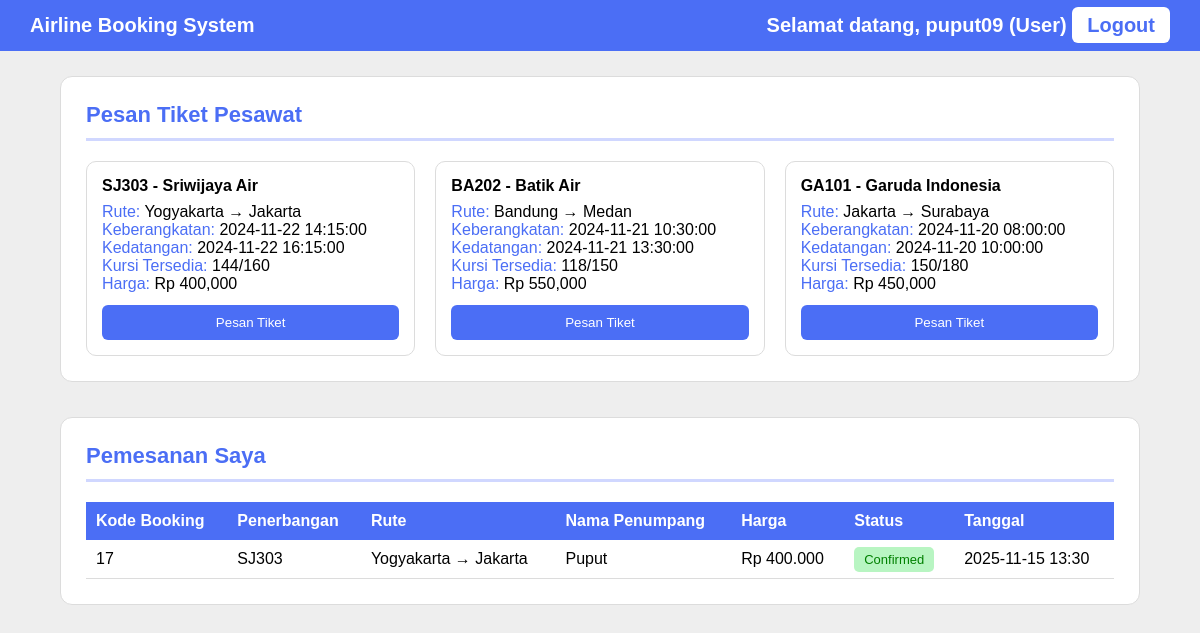
The page /airline/dashboard.php (signed in) on the database its author committed.
### tables this page shows
CREATE TABLE `flights` (
  `id` int(11) NOT NULL,
  `flight_code` varchar(20) DEFAULT NULL,
  `origin` varchar(50) DEFAULT NULL,
  `destination` varchar(50) DEFAULT NULL,
  `depart_datetime` datetime DEFAULT NULL,
  `arrive_datetime` datetime DEFAULT NULL,
  `price` int(11) DEFAULT 0,
  `status` enum('Scheduled','Completed','Cancelled') DEFAULT 'Scheduled',
  `seats_total` int(11) DEFAULT 180,
  `seats_available` int(11) DEFAULT 180,
  `airline` varchar(100) NOT NULL,
  `airline_name` varchar(100) DEFAULT NULL
);

CREATE TABLE `bookings` (
  `id` int(11) NOT NULL,
  `user_id` int(11) NOT NULL,
  `flight_id` int(11) NOT NULL,
  `passenger_name` varchar(100) DEFAULT NULL,
  `passenger_id` varchar(50) DEFAULT NULL,
  `booked_at` timestamp NOT NULL DEFAULT current_timestamp(),
  `nama_penumpang` varchar(100) DEFAULT NULL,
  `idcard` varchar(100) DEFAULT NULL,
  `deleted` tinyint(1) NOT NULL DEFAULT 0,
  `kode_booking` varchar(50) DEFAULT NULL
);

### airline/dashboard.php (the view, shortened to what this page needs)
<?php
include "connection.php";
$uid = $_SESSION['user']['id'];
?>
<!DOCTYPE html>
<html>
<head>
</head>
<body>
<div class="navbar">
    Airline Booking System
    <div>
        Selamat datang, <?= $_SESSION['user']['username'] ?> (User)
        <a class="logout-btn" href="logout.php">Logout</a>
    </div>
</div>
<div class="container">
    <div class="section-box">
        <div class="title">Pesan Tiket Pesawat</div>
        <div class="divider"></div>
        <div class="flight-flex">
            <?php
            $q = $koneksi->query("SELECT * FROM flights");
            while($f = $q->fetch_assoc()):
            ?>
            <div class="flight-card">
                <div class="flight-title"><?= $f['flight_code'] ?> - <?= $f['airline_name'] ?></div>
                <div><span class="blue-text">Rute:</span> <?= $f['origin'] ?> → <?= $f['destination'] ?></div>
                <div><span class="blue-text">Keberangkatan:</span> <?= $f['depart_datetime'] ?></div>
                <div><span class="blue-text">Kedatangan:</span> <?= $f['arrive_datetime'] ?></div>
                <div><span class="blue-text">Kursi Tersedia:</span> <?= $f['seats_available'] ?>/<?= $f['seats_total'] ?></div>
                <div><span class="blue-text">Harga:</span> Rp <?= number_format($f['price']) ?></div>
                <a href="booking/book_ticket.php?id=<?= $f['id'] ?>">
                    <button class="btn-blue">Pesan Tiket</button>
                </a>
            </div>
            <?php endwhile; ?>
        </div>
    </div>
<div class="section-box">
    <div class="title">Pemesanan Saya</div>
    <div class="divider"></div>
    <table>
        <tr>
            <th>Kode Booking</th>
            <th>Penerbangan</th>
            <th>Rute</th>
            <th>Nama Penumpang</th>
            <th>Harga</th>
            <th>Status</th>
            <th>Tanggal</th>
        </tr>
        <?php
        $book = $koneksi->query("
            SELECT
                b.*,
                f.flight_code,
                f.origin,
                f.destination,
                f.price AS harga
            FROM bookings b
            JOIN flights f ON f.id = b.flight_id
            WHERE b.user_id = $uid
            ORDER BY b.id DESC
        ");
        while ($b = $book->fetch_assoc()):
        ?>
        <tr>
            <td><?= $b['id'] ?></td>
            <td><?= $b['flight_code'] ?></td>
            <td><?= $b['origin'] ?> → <?= $b['destination'] ?></td>
            <td><?= $b['nama_penumpang'] ?></td>
            <td>Rp <?= number_format($b['harga'], 0, ',', '.') ?></td>
            <td><span class="status">Confirmed</span></td>
            <td><?= $b['tanggal'] ?? date('Y-m-d H:i') ?></td>
        </tr>
        <?php endwhile; ?>
    </table>
</div>
</div>
</body>
</html>

### airline/dashboard.php (style rules this page uses)
body { margin:0; font-family: Arial; background:#eeeeee; }
.navbar { background:#4b6ef5; padding:14px 30px; color:white; font-size:20px; display:flex; justify-content:space-between; align-items:center; font-weight:bold; }
.logout-btn { background:white; padding:7px 15px; border-radius:6px; text-decoration:none; color:#4b6ef5; font-weight:bold; }
.container { width:90%; max-width:1200px; margin:25px auto; }
.section-box { background:white; padding:25px; border-radius:12px; border:1px solid #dcdcdc; margin-bottom:35px; }
.title { font-size:22px; font-weight:bold; color:#4b6ef5; margin-bottom:10px; }
.divider { width:100%; height:3px; background:#d0d7ff; margin-bottom:20px; }
.flight-flex { display:flex; gap:20px; justify-content:space-between; }
.flight-card { flex:1; background:white; border:1px solid #dcdcdc; border-radius:10px; padding:15px; }
.flight-title { font-size:16px; font-weight:bold; margin-bottom:8px; }
.blue-text { color:#4b6ef5; }
.btn-blue { width:100%; background:#4b6ef5; color:white; border:none; padding:10px 0; border-radius:6px; cursor:pointer; margin-top:12px; }
table { width:100%; border-collapse: collapse; }
th { background:#4b6ef5; color:white; padding:10px; text-align:left; }
td { padding:10px; border-bottom:1px solid #dcdcdc; background:white; }
.status { background:#b8f5c2; color:green; padding:5px 10px; border-radius:5px; font-size:13px; }

### rows shown on the page
flights: flight_code "SJ303", airline_name "Sriwijaya Air", origin "Yogyakarta", destination "Jakarta", depart_datetime "2024-11-22 14:15:00", arrive_datetime "2024-11-22 16:15:00", seats_available "144", seats_total "160", price "400,000"
flights: flight_code "BA202", airline_name "Batik Air", origin "Bandung", destination "Medan", depart_datetime "2024-11-21 10:30:00", arrive_datetime "2024-11-21 13:30:00", seats_available "118", seats_total "150", price "550,000"
flights: flight_code "GA101", airline_name "Garuda Indonesia", origin "Jakarta", destination "Surabaya", depart_datetime "2024-11-20 08:00:00", arrive_datetime "2024-11-20 10:00:00", seats_available "150", seats_total "180", price "450,000"
bookings: id "17", flight.flight_code "SJ303", flight.origin "Yogyakarta", flight.destination "Jakarta", nama_penumpang "Puput", flight.price "400.000", tanggal "2025-11-15 13:30"

### other values the page prints
$_SESSION['user']['username'] "puput09"
